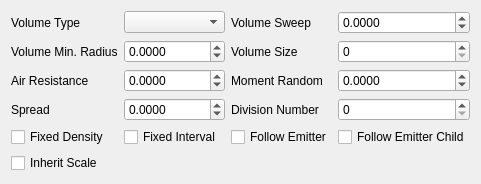
                 <widget class="QWidget" name="tab_2">
                  <attribute name="title">
                   <string>Misc. Settings</string>
                  </attribute>
                  <layout class="QGridLayout" name="gridLayout_11">
                   <item row="0" column="0">
                    <layout class="QGridLayout" name="gridLayout_9">
                     <item row="0" column="3">
                      <widget class="QDoubleSpinBox" name="volumeSweep">
                       <property name="sizePolicy">
                        <sizepolicy hsizetype="MinimumExpanding" vsizetype="Fixed">
                         <horstretch>0</horstretch>
                         <verstretch>0</verstretch>
                        </sizepolicy>
                       </property>
                       <property name="prefix">
                        <string/>
                       </property>
                       <property name="decimals">
                        <number>4</number>
                       </property>
                       <property name="minimum">
                        <double>-999999.999900000053458</double>
                       </property>
                       <property name="maximum">
                        <double>999999.999900000053458</double>
                       </property>
                      </widget>
                     </item>
                     <item row="4" column="1">
                      <widget class="QCheckBox" name="fixedInterval">
                       <property name="text">
                        <string>Fixed Interval</string>
                       </property>
                      </widget>
                     </item>
                     <item row="0" column="1">
                      <widget class="QComboBox" name="volumeType"/>
                     </item>
                     <item row="1" column="0">
                      <widget class="QLabel" name="label_24">
                       <property name="text">
                        <string>Volume Min. Radius</string>
                       </property>
                      </widget>
                     </item>
                     <item row="1" column="3">
                      <widget class="QSpinBox" name="volumeSize">
                       <property name="minimum">
                        <number>0</number>
                       </property>
                       <property name="maximum">
                        <number>65535</number>
                       </property>
                      </widget>
                     </item>
                     <item row="0" column="2">
                      <widget class="QLabel" name="label_23">
                       <property name="text">
                        <string>Volume Sweep</string>
                       </property>
                      </widget>
                     </item>
                     <item row="2" column="2">
                      <widget class="QLabel" name="label_27">
                       <property name="text">
                        <string>Moment Random</string>
                       </property>
                      </widget>
                     </item>
                     <item row="3" column="1">
                      <widget class="QDoubleSpinBox" name="spread">
                       <property name="sizePolicy">
                        <sizepolicy hsizetype="MinimumExpanding" vsizetype="Fixed">
                         <horstretch>0</horstretch>
                         <verstretch>0</verstretch>
                        </sizepolicy>
                       </property>
                       <property name="prefix">
                        <string/>
                       </property>
                       <property name="decimals">
                        <number>4</number>
                       </property>
                       <property name="minimum">
                        <double>-999999.999900000053458</double>
                       </property>
                       <property name="maximum">
                        <double>999999.999900000053458</double>
                       </property>
                      </widget>
                     </item>
                     <item row="2" column="0">
                      <widget class="QLabel" name="label_26">
                       <property name="text">
                        <string>Air Resistance</string>
                       </property>
                      </widget>
                     </item>
                     <item row="3" column="0">
                      <widget class="QLabel" name="label_28">
                       <property name="text">
                        <string>Spread</string>
                       </property>
                      </widget>
                     </item>
                     <item row="2" column="1">
                      <widget class="QDoubleSpinBox" name="airResistance">
                       <property name="sizePolicy">
                        <sizepolicy hsizetype="MinimumExpanding" vsizetype="Fixed">
                         <horstretch>0</horstretch>
                         <verstretch>0</verstretch>
                        </sizepolicy>
                       </property>
                       <property name="prefix">
                        <string/>
                       </property>
                       <property name="decimals">
                        <number>4</number>
                       </property>
                       <property name="minimum">
                        <double>-999999.999900000053458</double>
                       </property>
                       <property name="maximum">
                        <double>999999.999900000053458</double>
                       </property>
                      </widget>
                     </item>
                     <item row="0" column="0">
                      <widget class="QLabel" name="label_19">
                       <property name="text">
                        <string>Volume Type</string>
                       </property>
                      </widget>
                     </item>
                     <item row="2" column="3">
                      <widget class="QDoubleSpinBox" name="momentRandom">
                       <property name="sizePolicy">
                        <sizepolicy hsizetype="MinimumExpanding" vsizetype="Fixed">
                         <horstretch>0</horstretch>
                         <verstretch>0</verstretch>
                        </sizepolicy>
                       </property>
                       <property name="prefix">
                        <string/>
                       </property>
                       <property name="decimals">
                        <number>4</number>
                       </property>
                       <property name="minimum">
                        <double>-999999.999900000053458</double>
                       </property>
                       <property name="maximum">
                        <double>999999.999900000053458</double>
                       </property>
                      </widget>
                     </item>
                     <item row="4" column="0">
                      <widget class="QCheckBox" name="fixedDensity">
                       <property name="text">
                        <string>Fixed Density</string>
                       </property>
                      </widget>
                     </item>
                     <item row="1" column="1">
                      <widget class="QDoubleSpinBox" name="volumeMinRadius">
                       <property name="sizePolicy">
                        <sizepolicy hsizetype="MinimumExpanding" vsizetype="Fixed">
                         <horstretch>0</horstretch>
                         <verstretch>0</verstretch>
                        </sizepolicy>
                       </property>
                       <property name="prefix">
                        <string/>
                       </property>
                       <property name="decimals">
                        <number>4</number>
                       </property>
                       <property name="minimum">
                        <double>-999999.999900000053458</double>
                       </property>
                       <property name="maximum">
                        <double>999999.999900000053458</double>
                       </property>
                      </widget>
                     </item>
                     <item row="1" column="2">
                      <widget class="QLabel" name="label_25">
                       <property name="text">
                        <string>Volume Size</string>
                       </property>
                      </widget>
                     </item>
                     <item row="3" column="2">
                      <widget class="QLabel" name="label_134">
                       <property name="text">
                        <string>Division Number</string>
                       </property>
                      </widget>
                     </item>
                     <item row="3" column="3">
                      <widget class="QSpinBox" name="divisionNumber">
                       <property name="minimum">
                        <number>0</number>
                       </property>
                       <property name="maximum">
                        <number>65535</number>
                       </property>
                      </widget>
                     </item>
                     <item row="5" column="0">
                      <widget class="QCheckBox" name="inheritScale">
                       <property name="text">
                        <string>Inherit Scale</string>
                       </property>
                      </widget>
                     </item>
                     <item row="4" column="2">
                      <widget class="QCheckBox" name="followEmitter">
                       <property name="text">
                        <string>Follow Emitter</string>
                       </property>
                      </widget>
                     </item>
                     <item row="4" column="3">
                      <widget class="QCheckBox" name="followEmitterChild">
                       <property name="text">
                        <string>Follow Emitter Child</string>
                       </property>
                      </widget>
                     </item>
                    </layout>
                   </item>
                  </layout>
                 </widget>
